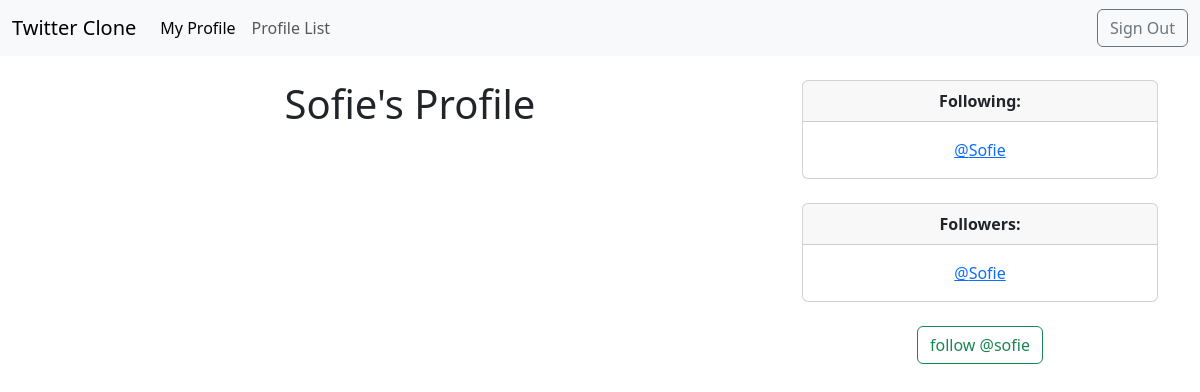
/profile/2/ (signed in), run on an earlier commit of the app's database.
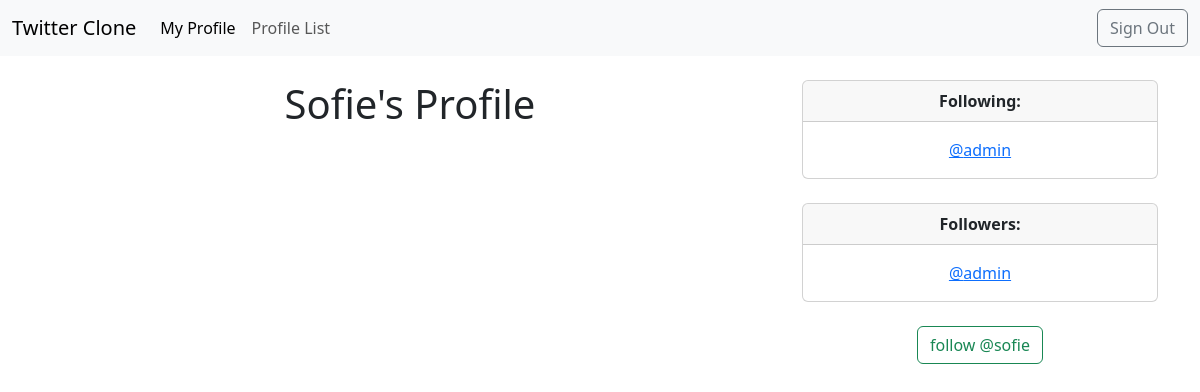
And on a later commit of the database.
### twitter/models.py (models this page shows)
class Profile(models.Model):
    user = models.OneToOneField(User, on_delete=models.CASCADE)
    follow = models.ManyToManyField("self",related_name="followed_by",symmetrical=False,blank=True)
    updated = models.DateTimeField(User,auto_now=True)
    img = models.ImageField(default="static/img/icon.png",blank=True,upload_to="media/%Y/%M/profile_img/")
    def __str__(self):
        return self.user.username

### twitter/views.py (the view, shortened to what this page needs)
# urls.py: path('profile/<int:id>/',views.profile,name="profile"),
def profile(request,id):
    if request.user.is_authenticated:
        user_profile = get_object_or_404(Profile,id=id)
        context = {
            "user_profile":user_profile
        }
        return render(request,'twitter/profile.html',context)
    else:
        messages.error(request,"you must be logged in to access this page")
        return redirect("twitter:home")

### twitter/templates/twitter/profile.html (shortened to what this page needs)
{% extends 'base.html' %}
{% block content %}
    <div class="container text-center">
        <div class="row">
            <div class="col-8">
                <h1>{{user_profile.user.username}}'s Profile</h1>
            </div>
            <div class="col-4">
                <div class="card">
                    <div class="card-header">
                        <strong>Following:</strong><br>
                    </div>
                    <div class="card-body">
                      <p class="card-text">
                        {% for following in user_profile.follow.all %}
                            <a href="{% url 'twitter:profile' following.user.id %}">@{{following}} <br></a>
                        {% endfor %}
                      </p>
                    </div>
                </div>
                <br>
                <div class="card">
                    <div class="card-header">
                        <strong>Followers:</strong><br>
                    </div>
                    <div class="card-body">
                      <p class="card-text">
                        {% for following in user_profile.followed_by.all %}
                               <a href="{% url 'twitter:profile' following.user.id %}">@{{following}} <br></a>
                        {% endfor %}
                      </p>
                    </div>
                </div>
                <br>
                <form action="" method="post">
                    {% if user_profile in user.profile.follow.all %}
                        <button class="btn btn-outline-danger" name="follow" value="unfollow" type="submit">
                            unfollow @{{user_profile.user.username|lower}}
                        </button>
                    {% else %}
                        <button class="btn btn-outline-success" name="follow" value="follow" type="submit">
                            follow @{{user_profile.user.username|lower}}
                        </button>
                    {% endif %}
                </form>
                <br>
            </div>
        </div>
    </div>
{% endblock content %}

What changed in the data, as far as the page shows it:
no longer on one of the page's lists (row edited): Profile: user.username "Sofie"
now on this page (row edited): Profile: user.username "admin"
